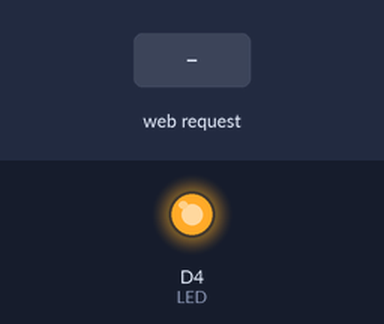
A sketch run on a simulated ESP8266 (NodeMCU). On the bench: output pins drawn as LEDs (lit = HIGH). Inputs (shaded band) come from the test bench. WiFi joins after 1.5 s; servers stay silent unless stated; what the sketch prints to the serial monitor is not drawn.

Above: at 2.7 s.
2.8 s: HTTP request GET /ON received
At 3.6 s:
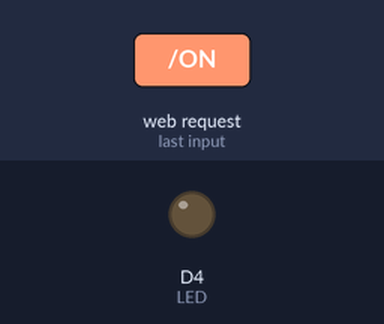
4.3 s: HTTP request GET /OFF received
At 4.8 s:
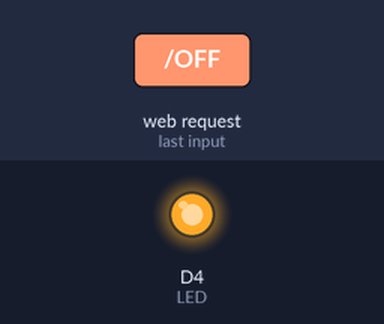
Timing chart, 0 to 7.3 s (numbered marks = the images above; inputs shaded):
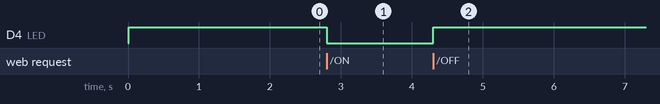

Measured:
- after the input at 2.8 s, D4 (LED): HIGH → LOW at once
- after the input at 4.3 s, D4 (LED): LOW → HIGH at once

The sketch:

wifi01.ino
```cpp
#include <ESP8266WiFi.h>
#include <SPI.h>


const char* ssid = "SSID";
const char* password = "PASSWORD";
const char* host = "IP OF THE ESP8266"; //it will tell you the IP once it starts up
                                        //just write it here afterwards and upload
int ledPin = D3;

#define LED   D4

WiFiServer server(301); //just pick any port number you like

void setup() {
  Serial.begin(9600);
  pinMode(LED, OUTPUT);

  delay(10);

  Serial.println(WiFi.localIP());
  digitalWrite(LED_BUILTIN, !digitalRead(LED_BUILTIN));

  // Connect to WiFi network
  Serial.print("\n\nConnecting to: ");
  Serial.println(ssid);

  WiFi.begin(ssid, password);

  while (WiFi.status() != WL_CONNECTED) {
    delay(500);
    Serial.print(".");
  }
  Serial.println();
  Serial.println("WiFi connected");

  // Start the server
  server.begin();
  Serial.println("Server started");

  // Print the IP address
  Serial.println(WiFi.localIP());
}

void loop() {

  // Check if a client has connected
  WiFiClient client = server.available();
  if (!client) {
    return;
  }

  // Wait until the client sends some data
  while (!client.available()) {

    delay(500);
  }

  // Read the first line of the request
  String req = client.readStringUntil('\r');
  client.flush();

  // Match the request
  if (req.indexOf("") != -10) {  //checks if you're on the main page

    if (req.indexOf("/OFF") != -1) { //checks if you clicked OFF
      digitalWrite(LED, HIGH);
      Serial.println("You clicked OFF");
    }
    if (req.indexOf("/ON") != -1) { //checks if you clicked ON
      digitalWrite(LED, LOW);
      Serial.println("You clicked ON");
    }
  }

  else {
    Serial.println("invalid request");
   client.stop();
    return;
  }

  // Prepare the response
  String s = "HTTP/1.1 200 OK\r\n";
  s += "Content-Type: text/html\r\n\r\n";
  s += "<!DOCTYPE HTML>\r\n<html>\r\n";
  s += "<br><input type=\"button\" name=\"bl\" value=\"Turn LED ON \" onclick=\"location.href='/ON'\">";
  s += "<br><br><br>";
  s += "<br><input type=\"button\" name=\"bl\" value=\"Turn LED OFF\" onclick=\"location.href='/OFF'\">";
  s += "</html>\n";

  client.flush();


  // Send the response to the client
  client.print(s);
  delay(1);


}
```
